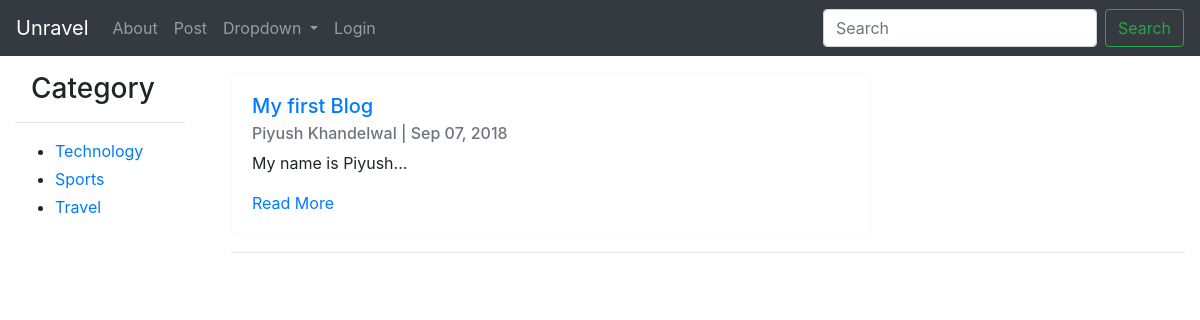
The page /category/technology/ on the database its author committed.
### categories/models.py (models this page shows, shortened)
class Category(models.Model):
	title		= models.CharField(max_length= 40)
	slug		= models.SlugField(blank= True,unique= True)
	created		= models.DateTimeField(auto_now= True)
	def get_absolute_url(self):
		return reverse('category',kwargs={'slug':self.slug})

### post/models.py (models this page shows, shortened)
class Post(models.Model):
	title		=	models.CharField(max_length = 200)
	slug		=	models.SlugField(unique =True, blank = True)
	body		=	models.TextField()
	author		=	models.CharField(max_length = 40)
	featured	=	models.BooleanField(default =False)
	active		=	models.BooleanField(default=True)
	updated		=	models.DateTimeField(auto_now=True)
	published	=	models.DateTimeField(auto_now_add=True)
	category 	=	models.ForeignKey(Category,null=True,blank=True,on_delete=models.CASCADE)
	def get_absolute_url(self):
		return "/{slug}/".format(slug=self.slug)

### categories/views.py (the view)
# urls.py: path('category/<slug>/', categoryView.as_view(), name='category'),
class categoryView(ListView):
	template_name = "post/post_list.html"
	def get_context_data(self, *args, **kwargs):
		context = super(categoryView,self).get_context_data(*args, **kwargs)
		request =self.request
		category_slug  = self.kwargs.get("slug")
		try:
			instance = Category.objects.get(slug__exact = category_slug)
		except Category.DoesNotExist:
			raise Http404(" Category Not found")
		except Category.MultipleObjectReturned:
			qs = Category.objects.filter(slug__exact = category_slug)
			instance = qs.first()
		except:
			raise Http404("Bad request")
		context['category_name'] = instance.title
		return context
	def get_queryset(self, *args, **kwargs):
		request = self.request
		category_slug  = self.kwargs.get("slug")
		post_qs = Post.objects.filter(category__slug__exact = category_slug)
		return post_qs

### categories/templatetags/category_list.py (called while the page is built)
@register.inclusion_tag('snippets/category_list.html')
def category_list():
	list = Category.objects.all()
	return{"list":list}

### post/templates/post/post_list.html (shortened to what this page needs)
{% extends 'base.html' %}
{% block content %}
	{% for obj in object_list %}
	<div class = col-lg-2></div>
	{% include "snippets/card.html" with instance=obj %}
	<div class = col-lg-2></div>
		{% endfor %}
{% endblock content %}

### categories/templates/snippets/category_list.html
<h3 class="ml-3">Category</h3>
<hr>
<ul>
{% for obj in list %}
	<li class="my-1"> <a href="{{ obj.get_absolute_url }}">{{obj.title}}</a></li>
{% endfor%}
</ul>

### post/templates/snippets/card.html
<div class="card  border-light mb-3 " style= "max-width: 40rem;">
  <div class="card-body">
    <h5 class="card-title"> <a href={{instance.get_absolute_url}}>{{instance.title}}</a> </h5>
    <h6 class="card-subtitle mb-2 text-muted">{{instance.author}} |
     {{instance.published|date:"M d, Y"}}</h6>
    <p class="card-text">{% autoescape off %}
						    {{instance.body|truncatechars_html:250}}
						 {% endautoescape %}
	</p>
    <a href={{instance.get_absolute_url}} class="card-link">Read More</a>
  </div>
</div>
<hr>

### rows shown on the page
Category: title "Technology"
Category: title "Sports"
Category: title "Travel"
Post: title "My first Blog", author "Piyush Khandelwal", published "Sep 07, 2018", body "My name is Piyush..."
